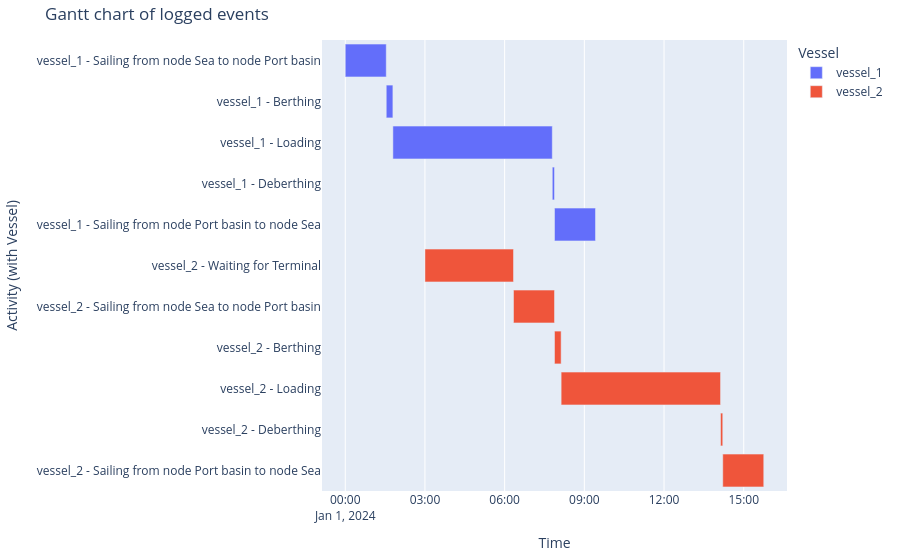

This figure's notebook cell:
### Markdown cell above
###### Vessel processes
And the Gantt chart

### Code cell
df_eventtable = logbook2eventtable([vessel_1, vessel_2])
generate_vessel_gantt_chart(df_eventtable)

### Figure 1 — Plotly figure (JSON) as saved in the notebook; plotly's stock layout.template omitted (floating-point values rounded to 4 significant figures)
{"data": [{"base": ["2024-01-01T00:00:00.000000000", "2024-01-01T01:32:35.555556000", "2024-01-01T01:47:35.555556000", "2024-01-01T07:47:35.555556000", "2024-01-01T07:52:35.555556000"], "hovertemplate": "object name=vessel_1<br>start time=%{base}<br>stop time=%{x}<br>activity label=%{y}<extra></extra>", "legendgroup": "vessel_1", "marker": {"color": "#636efa", "pattern": {"shape": ""}}, "name": "vessel_1", "orientation": "h", "showlegend": true, "textposition": "auto", "type": "bar", "x": [5555555, 900000, 21600000, 300000, 5555555], "xaxis": "x", "y": ["vessel_1 - Sailing from node Sea to node Port basin", "vessel_1 - Berthing", "vessel_1 - Loading", "vessel_1 - Deberthing", "vessel_1 - Sailing from node Port basin to node Sea"], "yaxis": "y"}, {"base": ["2024-01-01T03:00:00.000000000", "2024-01-01T06:20:00.000000000", "2024-01-01T07:52:35.555556000", "2024-01-01T08:07:35.555556000", "2024-01-01T14:07:35.555556000", "2024-01-01T14:12:35.555556000"], "hovertemplate": "object name=vessel_2<br>start time=%{base}<br>stop time=%{x}<br>activity label=%{y}<extra></extra>", "legendgroup": "vessel_2", "marker": {"color": "#EF553B", "pattern": {"shape": ""}}, "name": "vessel_2", "orientation": "h", "showlegend": true, "textposition": "auto", "type": "bar", "x": [12000000, 5555555, 900000, 21600000, 300000, 5555555], "xaxis": "x", "y": ["vessel_2 - Waiting for Terminal", "vessel_2 - Sailing from node Sea to node Port basin", "vessel_2 - Berthing", "vessel_2 - Loading", "vessel_2 - Deberthing", "vessel_2 - Sailing from node Port basin to node Sea"], "yaxis": "y"}], "layout": {"barmode": "overlay", "legend": {"title": {"text": "Vessel"}, "tracegroupgap": 0}, "margin": {"b": 20, "l": 20, "r": 20, "t": 40}, "title": {"text": "Gantt chart of logged events"}, "xaxis": {"anchor": "y", "domain": [0, 1], "title": {"text": "Time"}, "type": "date"}, "yaxis": {"anchor": "x", "autorange": "reversed", "domain": [0, 1], "title": {"text": "Activity (with Vessel)"}}}}
